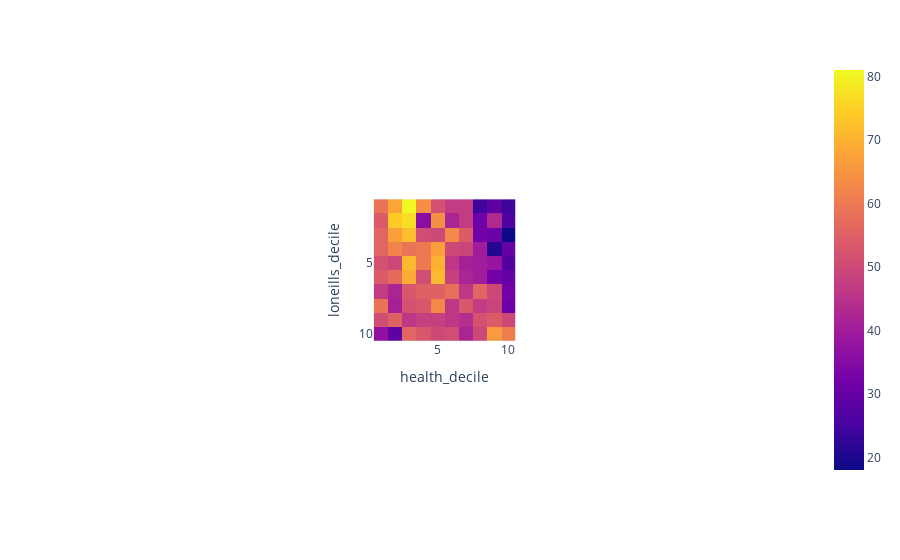

Notebook code cell kept with this figure:
### Code cell
fig = px.imshow(decile_counts)
fig.show()
fig.write_image("england/health_loneills_deciles_heatmap.png")

### Figure 1 — Plotly figure (JSON) as saved in the notebook; plotly's stock layout.template omitted (floating-point values rounded to 4 significant figures)
{"data": [{"coloraxis": "coloraxis", "hovertemplate": "health_decile: %{x}<br>loneills_decile: %{y}<br>color: %{z}<extra></extra>", "name": "0", "type": "heatmap", "x": [1, 2, 3, 4, 5, 6, 7, 8, 9, 10], "xaxis": "x", "y": [1, 2, 3, 4, 5, 6, 7, 8, 9, 10], "yaxis": "y", "z": [[59, 68, 81, 64, 52, 47, 47, 24, 29, 24], [54, 74, 77, 36, 64, 42, 47, 31, 43, 26], [56, 67, 72, 51, 50, 63, 54, 32, 31, 18], [56, 62, 59, 60, 67, 50, 49, 40, 21, 30], [52, 50, 71, 60, 70, 46, 41, 40, 38, 27], [54, 57, 69, 51, 71, 48, 42, 40, 32, 30], [47, 42, 53, 55, 55, 58, 46, 56, 50, 32], [59, 41, 52, 53, 63, 46, 53, 47, 49, 31], [51, 55, 46, 48, 48, 46, 44, 52, 54, 50], [37, 29, 56, 53, 50, 51, 42, 50, 66, 61]]}], "layout": {"autosize": true, "coloraxis": {"colorscale": [[0, "#0d0887"], [0.1111, "#46039f"], [0.2222, "#7201a8"], [0.3333, "#9c179e"], [0.4444, "#bd3786"], [0.5556, "#d8576b"], [0.6667, "#ed7953"], [0.7778, "#fb9f3a"], [0.8889, "#fdca26"], [1, "#f0f921"]]}, "margin": {"t": 60}, "xaxis": {"anchor": "y", "autorange": true, "constrain": "domain", "domain": [0.4029, 0.5971], "range": [0.5, 10.5], "scaleanchor": "y", "title": {"text": "health_decile"}, "type": "linear"}, "yaxis": {"anchor": "x", "autorange": true, "constrain": "domain", "domain": [0, 1], "range": [10.5, 0.5], "title": {"text": "loneills_decile"}, "type": "linear"}}}
